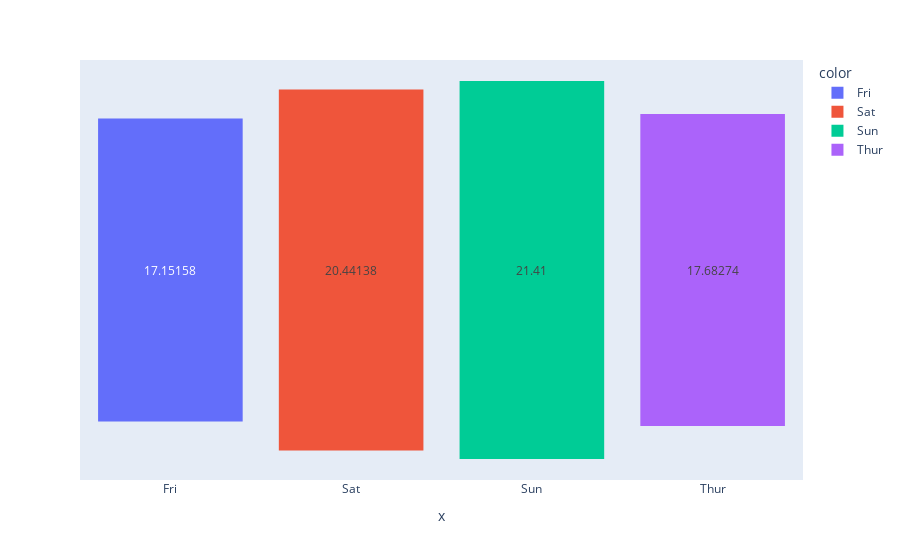

Source (notebook cell):
### Code cell
# making it in funnel but adding color
fig = px.funnel(x = df2['day'], y = df2['total_bill'], color = df2['day'])
fig.show()

### Figure 1 — Plotly figure (JSON) as saved in the notebook; plotly's stock layout.template omitted (floating-point values rounded to 4 significant figures)
{"data": [{"hovertemplate": "color=Fri<br>x=%{x}<br>y=%{y}<extra></extra>", "legendgroup": "Fri", "marker": {"color": "#636efa"}, "name": "Fri", "orientation": "v", "showlegend": true, "type": "funnel", "x": ["Fri"], "xaxis": "x", "y": [17.15], "yaxis": "y"}, {"hovertemplate": "color=Sat<br>x=%{x}<br>y=%{y}<extra></extra>", "legendgroup": "Sat", "marker": {"color": "#EF553B"}, "name": "Sat", "orientation": "v", "showlegend": true, "type": "funnel", "x": ["Sat"], "xaxis": "x", "y": [20.44], "yaxis": "y"}, {"hovertemplate": "color=Sun<br>x=%{x}<br>y=%{y}<extra></extra>", "legendgroup": "Sun", "marker": {"color": "#00cc96"}, "name": "Sun", "orientation": "v", "showlegend": true, "type": "funnel", "x": ["Sun"], "xaxis": "x", "y": [21.41], "yaxis": "y"}, {"hovertemplate": "color=Thur<br>x=%{x}<br>y=%{y}<extra></extra>", "legendgroup": "Thur", "marker": {"color": "#ab63fa"}, "name": "Thur", "orientation": "v", "showlegend": true, "type": "funnel", "x": ["Thur"], "xaxis": "x", "y": [17.68], "yaxis": "y"}], "layout": {"legend": {"title": {"text": "color"}, "tracegroupgap": 0}, "margin": {"t": 60}, "xaxis": {"anchor": "y", "domain": [0, 1], "title": {"text": "x"}}, "yaxis": {"anchor": "x", "domain": [0, 1], "title": {"text": "y"}}}}
